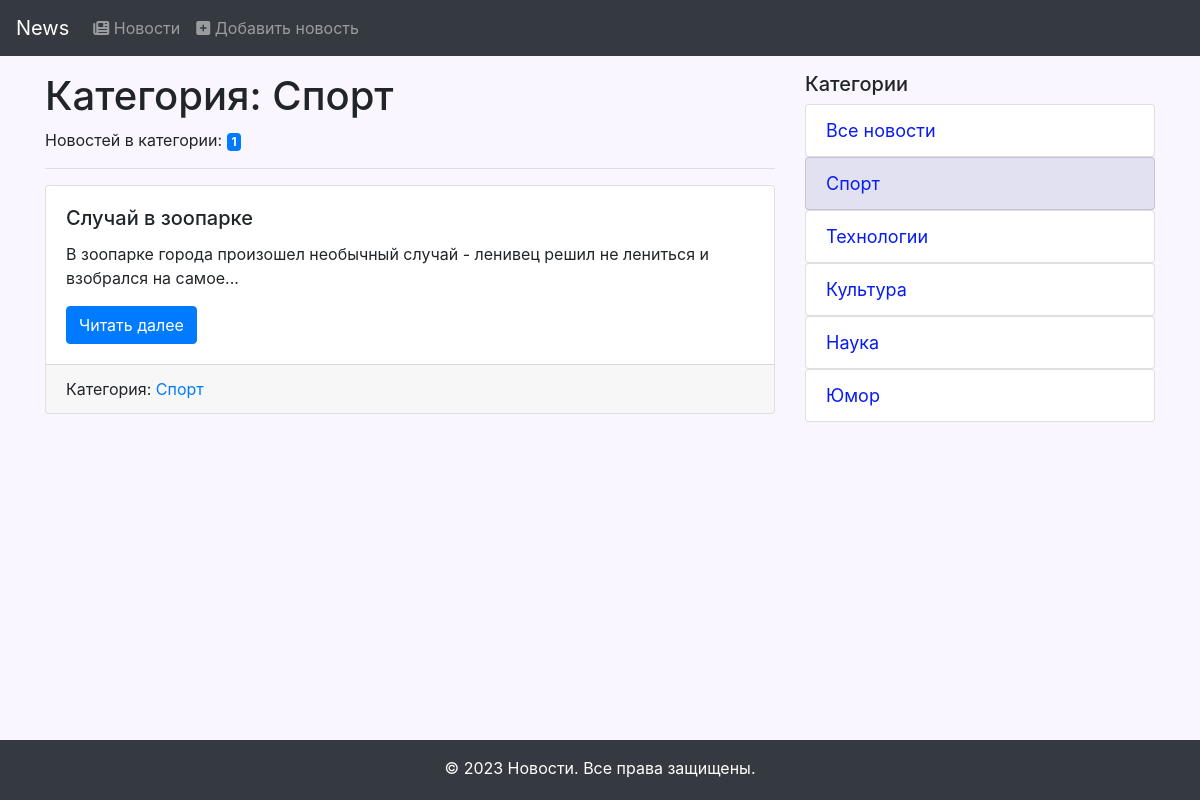
Page /category/1 on the committed database.
### models.py (models this page shows, shortened)
class Category(db.Model):
    id = db.Column(db.Integer, primary_key = True)
    title = db.Column(db.String(255), unique = True, nullable = False)
    news = db.relationship('News', back_populates = 'category')

class News(db.Model):
    id = db.Column(db.Integer, primary_key = True)
    title = db.Column(db.String(255), unique = True, nullable = False)
    text = db.Column(db.Text, nullable = False)
    created_date = db.Column(db.DateTime, default = datetime.now)
    category_id = db.Column(db.Integer, db.ForeignKey('category.id'), nullable = True)
    category = db.relationship('Category', back_populates = 'news')

### view.py (the view)
@app.route('/category/<int:id>')
def news_in_category(id):
    category = Category.query.get(id)
    news = category.news
    category_name = category.title
    categories = Category.query.all()
    return render_template('category.html', news=news, category_name=category_name, categories=categories)

### templates/category.html (shortened to what this page needs)
{% extends 'base.html' %}
{% block content %}
<h1>Категория: {{ category_name }} </h1>
<p>Новостей в категории: <span class="badge badge-primary">{{ news|length }}</span></p>
<hr>
{% for one_news in news %}
    <div class="card mb-3">
      <div class="card-body">
        <h5 class="card-title">{{ one_news.title }}</h5>
        <p class="card-text">{{ one_news.text|truncate(100) }}</p>
        <a href="{{ url_for('news_detail', id=one_news.id) }}" class="btn btn-primary">Читать далее</a>
      </div>
	    <div class="card-footer">
	    	{% if one_news.category %}
	    	<span class="card-link">Категория: <a href="{{ url_for('news_in_category', id=one_news.category.id) }}" class="category-link">{{ one_news.category.title }}</a></span>
	    	{% endif %}
	    </div>
	</div>
{% else %}
	<p class="card-text">Новостей пока нет!</p>
{% endfor %}
{% endblock %}

### templates/base.html (shortened to what this page needs)
<!DOCTYPE html>
<html lang="ru">
<head>
  <link rel="stylesheet" href="{{ url_for('static', filename='css/bootstrap.min.css') }}">
</head>
<body>
  <div id="wrapper">
    <nav class="navbar navbar-expand-md navbar-dark bg-dark">
      <span class="navbar-brand">News</span>
      <div class="collapse navbar-collapse" id="navbarNav">
        <ul class="navbar-nav">
          <li class="nav-item">
            <a class="nav-link" href="{{ url_for('index') }}"><i class="fa-solid fa-newspaper"></i> Новости</a>
          </li>
          <li class="nav-item">
            <a class="nav-link" href="{{ url_for('add_news') }}"><i class="fa-solid fa-square-plus"></i> Добавить новость</a>
          </li>
        </ul>
      </div>
    </nav>
    <div class="container my-3">
      <div class="row">
        <div class="col-md-8">
          {% block content %}
          {% endblock %}
        </div>
          <div class="col-md-4">
          <h5>Категории</h5>
          <ul class="list-group">
            <a href="{{ url_for('index') }}" class="my-links"><li class="list-group-item my-links">Все новости</li></a>
            {% for category in categories %}
            <a href="{{ url_for('news_in_category', id=category.id) }}" class="my-links"><li class="list-group-item my-links">{{ category.title }}</li></a>
            {% endfor %}
          </ul>
        </div>
      </div>
    </div>
    <footer id="footer" class="bg-dark text-white text-center py-3 ftr">
      &copy; 2023 Новости. Все права защищены.
    </footer>
  </div>
</body>
</html>

### rows in the picture
Category: title "Спорт"
News: title "Случай в зоопарке", text "В зоопарке города произошел необычный случай - ленивец решил не лениться и взобрался на самое...", category "Спорт"
Category: title "Технологии"
Category: title "Культура"
Category: title "Наука"
Category: title "Юмор"

### other values in the picture
{{ news|length }} "1"
